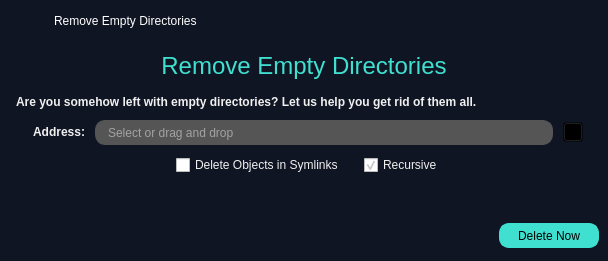
<?xml version="1.0" encoding="UTF-8"?>
<ui version="4.0">
 <class>MainWindow</class>
 <widget class="QMainWindow" name="MainWindow">
  <property name="geometry">
   <rect>
    <x>0</x>
    <y>0</y>
    <width>608</width>
    <height>261</height>
   </rect>
  </property>
  <property name="windowTitle">
   <string>RedWindow</string>
  </property>
  <property name="styleSheet">
   <string notr="true">QPushButton{
	background-color:transparent;
}

QLabel{
	color:#F0F0F0;
	font:bold;
}

QLineEdit{
	background-color:#555555;
	border:1px solid #555555;
	border-radius:10px;
	padding-left:10px;
	color:#F0F0F0;
}

QCheckBox{
	color:#F0F0F0;
}

QCheckBox::indicator:checked{
	image:url(&quot;:/yeniÖnek/fifsot_icons/checked_square.png&quot;);
	width:16px;
	height:16px;
}

QCheckBox::indicator:unchecked{
	image:url(&quot;:/yeniÖnek/fifsot_icons/square.png&quot;);
	width:16px;
	height:16px;
}

#red_header{
	color:#40E0D0;
	font:24px;
	padding:0px;
}</string>
  </property>
  <widget class="QWidget" name="centralwidget">
   <property name="styleSheet">
    <string notr="true">#centralwidget{
	background-color:#101524;
}</string>
   </property>
   <layout class="QGridLayout" name="gridLayout_3">
    <property name="leftMargin">
     <number>0</number>
    </property>
    <property name="topMargin">
     <number>0</number>
    </property>
    <property name="rightMargin">
     <number>0</number>
    </property>
    <property name="bottomMargin">
     <number>0</number>
    </property>
    <item row="0" column="0">
     <widget class="QWidget" name="widget_frame" native="true">
      <property name="minimumSize">
       <size>
        <width>0</width>
        <height>42</height>
       </size>
      </property>
      <property name="maximumSize">
       <size>
        <width>16777215</width>
        <height>42</height>
       </size>
      </property>
      <property name="styleSheet">
       <string notr="true">QWidget[objectName=&quot;widget_frame&quot;]{
	background-color:#3B3B3B;
}

QPushButton{
	background-color:none;
	border-radius:0px;
}

QLabel{
	background-color:none;
	color:#FFFFFF;
}

#lbl_titlebar_text{
	font:12px;
}

#btn_close_window{
	icon:url(&quot;:/yeniÖnek/fifsot_icons/close_1_white.png&quot;);
}

#btn_close_window:hover{
	icon:url(&quot;:/yeniÖnek/fifsot_icons/close_1_red.png&quot;);
}

#btn_close_window:pressed{
	icon:url(&quot;:/yeniÖnek/fifsot_icons/close_1_white.png&quot;);
}</string>
      </property>
      <layout class="QHBoxLayout" name="horizontalLayout_7">
       <item>
        <widget class="QLabel" name="lbl_titlebar_icon">
         <property name="minimumSize">
          <size>
           <width>24</width>
           <height>24</height>
          </size>
         </property>
         <property name="maximumSize">
          <size>
           <width>24</width>
           <height>24</height>
          </size>
         </property>
         <property name="text">
          <string/>
         </property>
         <property name="pixmap">
          <pixmap resource="../deneme.qrc">:/yeniÖnek/fifsot_icons/F_Icon_1.png</pixmap>
         </property>
         <property name="scaledContents">
          <bool>true</bool>
         </property>
        </widget>
       </item>
       <item>
        <spacer name="horizontalSpacer_5">
         <property name="orientation">
          <enum>Qt::Horizontal</enum>
         </property>
         <property name="sizeType">
          <enum>QSizePolicy::Fixed</enum>
         </property>
         <property name="sizeHint" stdset="0">
          <size>
           <width>15</width>
           <height>20</height>
          </size>
         </property>
        </spacer>
       </item>
       <item>
        <widget class="QLabel" name="lbl_titlebar_text">
         <property name="minimumSize">
          <size>
           <width>110</width>
           <height>24</height>
          </size>
         </property>
         <property name="maximumSize">
          <size>
           <width>16777215</width>
           <height>24</height>
          </size>
         </property>
         <property name="text">
          <string>Remove Empty Directories</string>
         </property>
        </widget>
       </item>
       <item>
        <spacer name="horizontalSpacer_2">
         <property name="orientation">
          <enum>Qt::Horizontal</enum>
         </property>
         <property name="sizeHint" stdset="0">
          <size>
           <width>330</width>
           <height>20</height>
          </size>
         </property>
        </spacer>
       </item>
       <item>
        <widget class="QPushButton" name="btn_close_window">
         <property name="minimumSize">
          <size>
           <width>24</width>
           <height>24</height>
          </size>
         </property>
         <property name="maximumSize">
          <size>
           <width>24</width>
           <height>24</height>
          </size>
         </property>
         <property name="text">
          <string/>
         </property>
        </widget>
       </item>
      </layout>
     </widget>
    </item>
    <item row="1" column="0">
     <widget class="QLabel" name="red_header">
      <property name="minimumSize">
       <size>
        <width>590</width>
        <height>35</height>
       </size>
      </property>
      <property name="font">
       <font>
        <pointsize>-1</pointsize>
        <weight>50</weight>
        <italic>false</italic>
        <bold>false</bold>
       </font>
      </property>
      <property name="text">
       <string>Remove Empty Directories</string>
      </property>
      <property name="alignment">
       <set>Qt::AlignCenter</set>
      </property>
     </widget>
    </item>
    <item row="2" column="0">
     <widget class="QLabel" name="red_text">
      <property name="minimumSize">
       <size>
        <width>590</width>
        <height>25</height>
       </size>
      </property>
      <property name="text">
       <string>Are you somehow left with empty directories? Let us help you get rid of them all.</string>
      </property>
      <property name="indent">
       <number>16</number>
      </property>
     </widget>
    </item>
    <item row="3" column="0">
     <layout class="QVBoxLayout" name="verticalLayout_2">
      <property name="spacing">
       <number>10</number>
      </property>
      <property name="leftMargin">
       <number>10</number>
      </property>
      <property name="rightMargin">
       <number>25</number>
      </property>
      <item>
       <layout class="QHBoxLayout" name="horizontalLayout_3">
        <item>
         <widget class="QLabel" name="lbl_address">
          <property name="minimumSize">
           <size>
            <width>75</width>
            <height>20</height>
           </size>
          </property>
          <property name="maximumSize">
           <size>
            <width>75</width>
            <height>20</height>
           </size>
          </property>
          <property name="text">
           <string>Address:</string>
          </property>
          <property name="alignment">
           <set>Qt::AlignRight|Qt::AlignTrailing|Qt::AlignVCenter</set>
          </property>
         </widget>
        </item>
        <item>
         <widget class="CustomLineEdit" name="lineEdit_address">
          <property name="minimumSize">
           <size>
            <width>430</width>
            <height>25</height>
           </size>
          </property>
          <property name="maximumSize">
           <size>
            <width>16777215</width>
            <height>25</height>
           </size>
          </property>
          <property name="placeholderText">
           <string>Select or drag and drop</string>
          </property>
          <property name="clearButtonEnabled">
           <bool>true</bool>
          </property>
         </widget>
        </item>
        <item>
         <widget class="QPushButton" name="btn_openDialog_address">
          <property name="minimumSize">
           <size>
            <width>20</width>
            <height>20</height>
           </size>
          </property>
          <property name="maximumSize">
           <size>
            <width>20</width>
            <height>20</height>
           </size>
          </property>
          <property name="text">
           <string/>
          </property>
          <property name="icon">
           <iconset resource="../deneme.qrc">
            <normaloff>:/yeniÖnek/fifsot_icons/open_file_dialog.png</normaloff>:/yeniÖnek/fifsot_icons/open_file_dialog.png</iconset>
          </property>
          <property name="iconSize">
           <size>
            <width>20</width>
            <height>20</height>
           </size>
          </property>
         </widget>
        </item>
       </layout>
      </item>
      <item>
       <layout class="QHBoxLayout" name="horizontalLayout_4">
        <property name="spacing">
         <number>20</number>
        </property>
        <property name="leftMargin">
         <number>25</number>
        </property>
        <item>
         <spacer name="horizontalSpacer">
          <property name="orientation">
           <enum>Qt::Horizontal</enum>
          </property>
          <property name="sizeHint" stdset="0">
           <size>
            <width>40</width>
            <height>20</height>
           </size>
          </property>
         </spacer>
        </item>
        <item>
         <widget class="QCheckBox" name="checkBox_deleteObjectsInSymlinks">
          <property name="minimumSize">
           <size>
            <width>0</width>
            <height>20</height>
           </size>
          </property>
          <property name="maximumSize">
           <size>
            <width>16777215</width>
            <height>20</height>
           </size>
          </property>
          <property name="text">
           <string>Delete Objects in Symlinks</string>
          </property>
         </widget>
        </item>
        <item>
         <widget class="QCheckBox" name="checkBox_recursive">
          <property name="minimumSize">
           <size>
            <width>0</width>
            <height>20</height>
           </size>
          </property>
          <property name="maximumSize">
           <size>
            <width>16777215</width>
            <height>20</height>
           </size>
          </property>
          <property name="text">
           <string>Recursive</string>
          </property>
          <property name="checked">
           <bool>true</bool>
          </property>
         </widget>
        </item>
        <item>
         <spacer name="horizontalSpacer_4">
          <property name="orientation">
           <enum>Qt::Horizontal</enum>
          </property>
          <property name="sizeHint" stdset="0">
           <size>
            <width>40</width>
            <height>20</height>
           </size>
          </property>
         </spacer>
        </item>
       </layout>
      </item>
     </layout>
    </item>
    <item row="4" column="0">
     <widget class="QWidget" name="widget" native="true">
      <layout class="QGridLayout" name="gridLayout_2"/>
     </widget>
    </item>
    <item row="5" column="0">
     <widget class="QWidget" name="widget_btn_container" native="true">
      <property name="minimumSize">
       <size>
        <width>430</width>
        <height>50</height>
       </size>
      </property>
      <property name="styleSheet">
       <string notr="true">QWidget[objectName=&quot;widget_btn_container&quot;]{
	background-color:#3B3B3B;
}

QPushButton{
	background-color:#40E0D0;
	border:2px solid #40E0D0;
	border-radius:10px;
}

QPushButton:hover{
	border:2px solid #2BA699;
}

QPushButton:pressed{
	color:#555555;
}</string>
      </property>
      <layout class="QHBoxLayout" name="horizontalLayout_6">
       <item>
        <spacer name="horizontalSpacer_3">
         <property name="orientation">
          <enum>Qt::Horizontal</enum>
         </property>
         <property name="sizeHint" stdset="0">
          <size>
           <width>303</width>
           <height>20</height>
          </size>
         </property>
        </spacer>
       </item>
       <item>
        <widget class="QPushButton" name="btn_delete">
         <property name="minimumSize">
          <size>
           <width>100</width>
           <height>25</height>
          </size>
         </property>
         <property name="maximumSize">
          <size>
           <width>100</width>
           <height>25</height>
          </size>
         </property>
         <property name="text">
          <string>Delete Now</string>
         </property>
        </widget>
       </item>
      </layout>
     </widget>
    </item>
   </layout>
  </widget>
 </widget>
 <customwidgets>
  <customwidget>
   <class>CustomLineEdit</class>
   <extends>QLineEdit</extends>
   <header>Customs.CustomLineEdit</header>
  </customwidget>
 </customwidgets>
 <resources>
  <include location="../deneme.qrc"/>
  <include location="../../anaconda3/Library/deneme.qrc"/>
 </resources>
 <connections/>
</ui>
